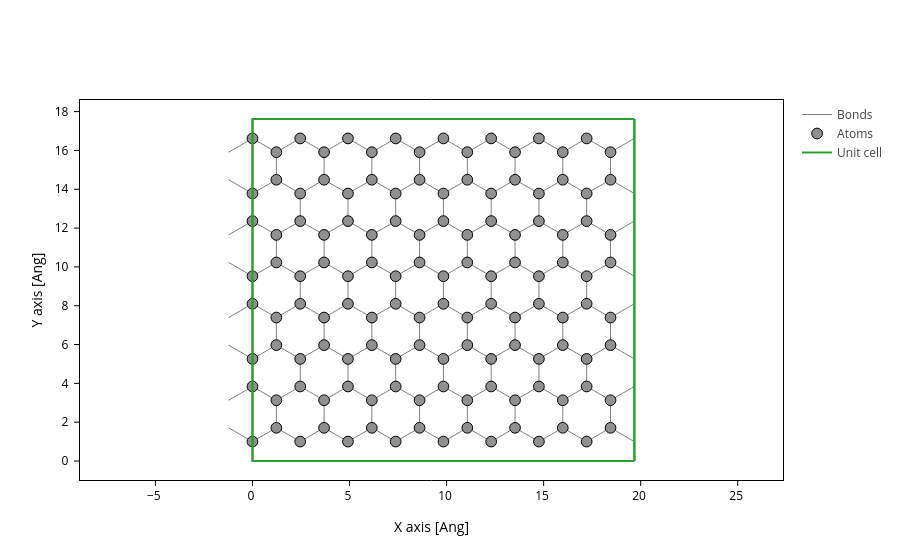

The notebook cell saved with this chart:
### Code cell
Na = Nb = 8
gr = sisl.geom.graphene_nanoribbon(width=Na, kind="zigzag", vacuum=2)
gr = gr.tile(Nb,0)
gr.plot(axes="xy")
